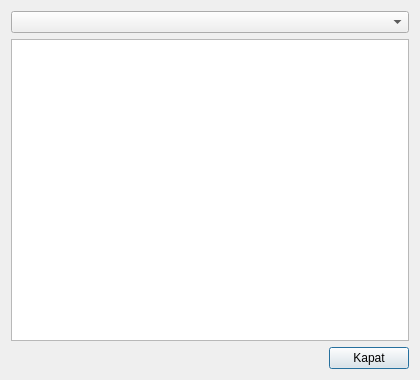
<?xml version="1.0" encoding="UTF-8"?>
<ui version="4.0">
 <class>veritabaniGoster</class>
 <widget class="QDialog" name="veritabaniGoster">
  <property name="geometry">
   <rect>
    <x>0</x>
    <y>0</y>
    <width>420</width>
    <height>380</height>
   </rect>
  </property>
  <property name="windowTitle">
   <string>Dialog</string>
  </property>
  <layout class="QGridLayout" name="gridLayout">
   <item row="2" column="0">
    <spacer name="horizontalSpacer">
     <property name="orientation">
      <enum>Qt::Horizontal</enum>
     </property>
     <property name="sizeHint" stdset="0">
      <size>
       <width>40</width>
       <height>20</height>
      </size>
     </property>
    </spacer>
   </item>
   <item row="1" column="0" colspan="2">
    <widget class="QTableView" name="tableVeritabani"/>
   </item>
   <item row="2" column="1">
    <widget class="QPushButton" name="btnKapat">
     <property name="text">
      <string>Kapat</string>
     </property>
    </widget>
   </item>
   <item row="0" column="0" colspan="2">
    <widget class="QComboBox" name="cbVeritabani">
     <property name="insertPolicy">
      <enum>QComboBox::InsertAlphabetically</enum>
     </property>
    </widget>
   </item>
  </layout>
 </widget>
 <resources/>
 <connections/>
</ui>
